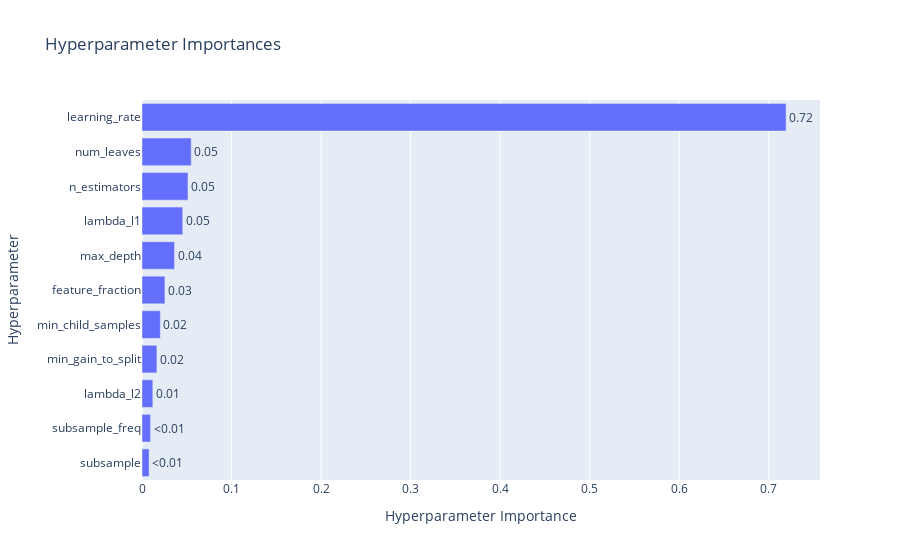

The cell this chart's notebook holds for it:
### Code cell
# Plot the feature importance
fig, ax = plt.subplots(figsize=(12, 8))
lgb.plot_importance(model, ax=ax)
plt.show()

# plot hyperparameter importance
optuna.visualization.plot_param_importances(study).show()

### Figure 1 — Plotly figure (JSON) as saved in the notebook; plotly's stock layout.template omitted (floating-point values rounded to 4 significant figures)
{"data": [{"cliponaxis": false, "hovertemplate": ["subsample (FloatDistribution): 0.007944893514282346<extra></extra>", "subsample_freq (IntDistribution): 0.009572519396483792<extra></extra>", "lambda_l2 (IntDistribution): 0.012096782684700047<extra></extra>", "min_gain_to_split (IntDistribution): 0.01665892374950566<extra></extra>", "min_child_samples (IntDistribution): 0.020477936189195956<extra></extra>", "feature_fraction (FloatDistribution): 0.02561728995691733<extra></extra>", "max_depth (IntDistribution): 0.03638190034785676<extra></extra>", "lambda_l1 (IntDistribution): 0.04551004063542104<extra></extra>", "n_estimators (IntDistribution): 0.05135785141809299<extra></extra>", "num_leaves (IntDistribution): 0.05498733354548776<extra></extra>", "learning_rate (FloatDistribution): 0.7193945285620562<extra></extra>"], "name": "Objective Value", "orientation": "h", "text": ["<0.01", "<0.01", "0.01", "0.02", "0.02", "0.03", "0.04", "0.05", "0.05", "0.05", "0.72"], "textposition": "outside", "type": "bar", "x": [0.007945, 0.009573, 0.0121, 0.01666, 0.02048, 0.02562, 0.03638, 0.04551, 0.05136, 0.05499, 0.7194], "y": ["subsample", "subsample_freq", "lambda_l2", "min_gain_to_split", "min_child_samples", "feature_fraction", "max_depth", "lambda_l1", "n_estimators", "num_leaves", "learning_rate"]}], "layout": {"title": {"text": "Hyperparameter Importances"}, "xaxis": {"title": {"text": "Hyperparameter Importance"}}, "yaxis": {"title": {"text": "Hyperparameter"}}}}
